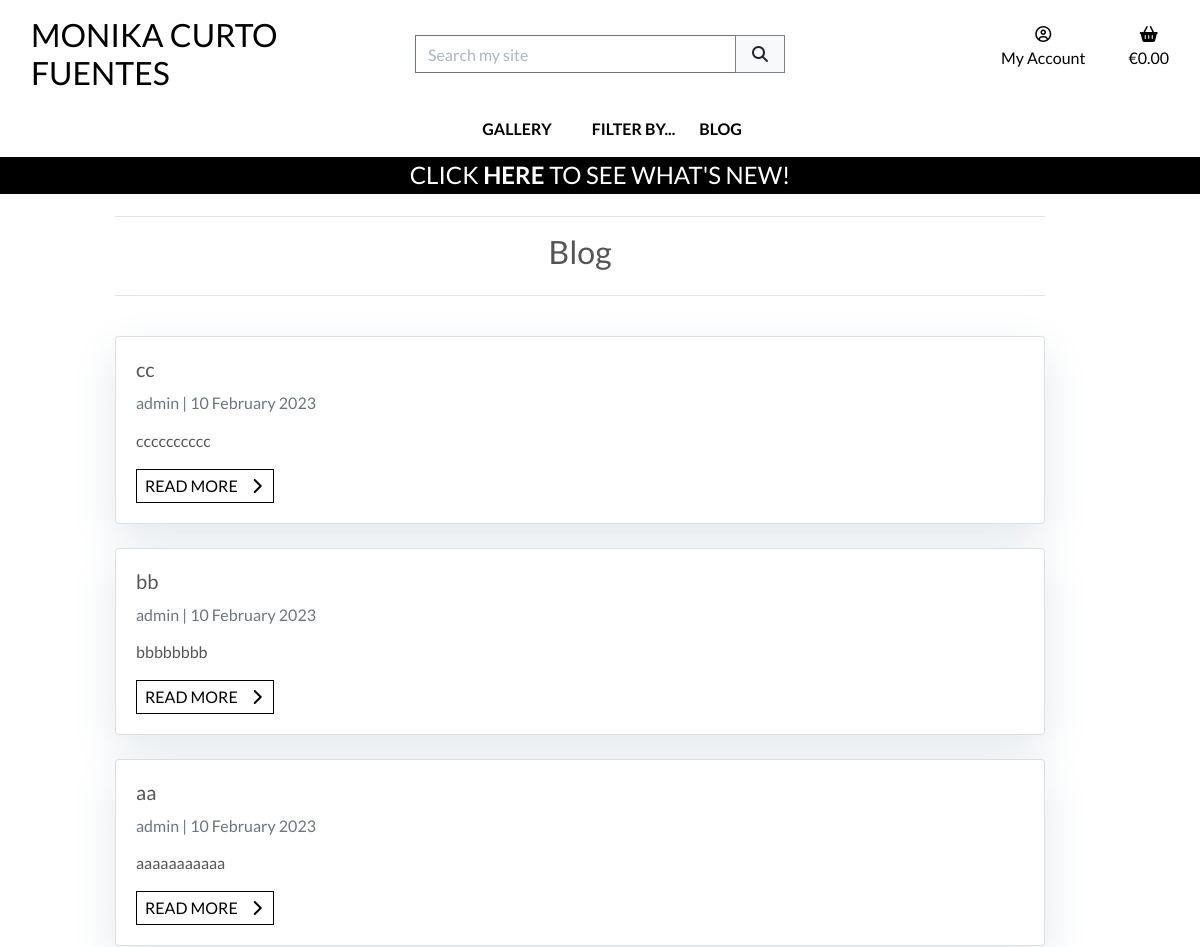
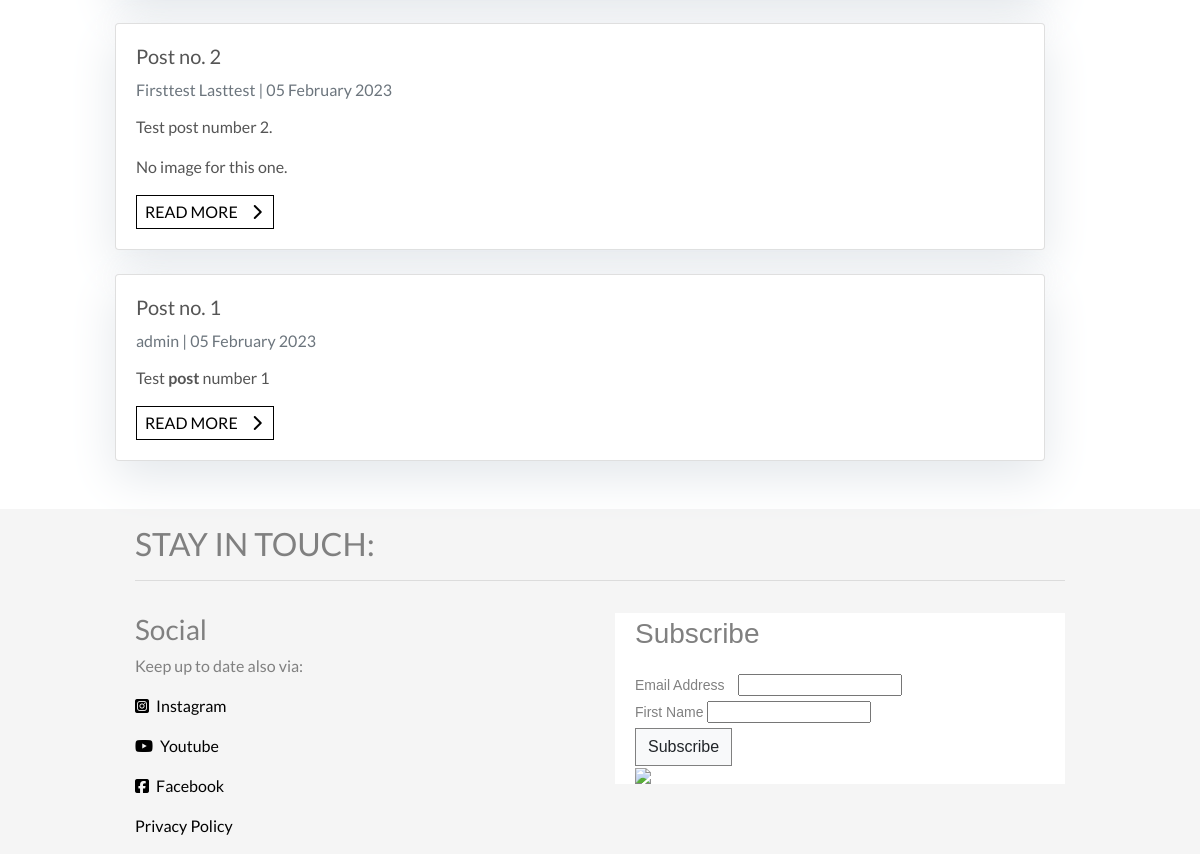
The page /blog/ on the database as committed earlier (2 pictures, top to bottom).
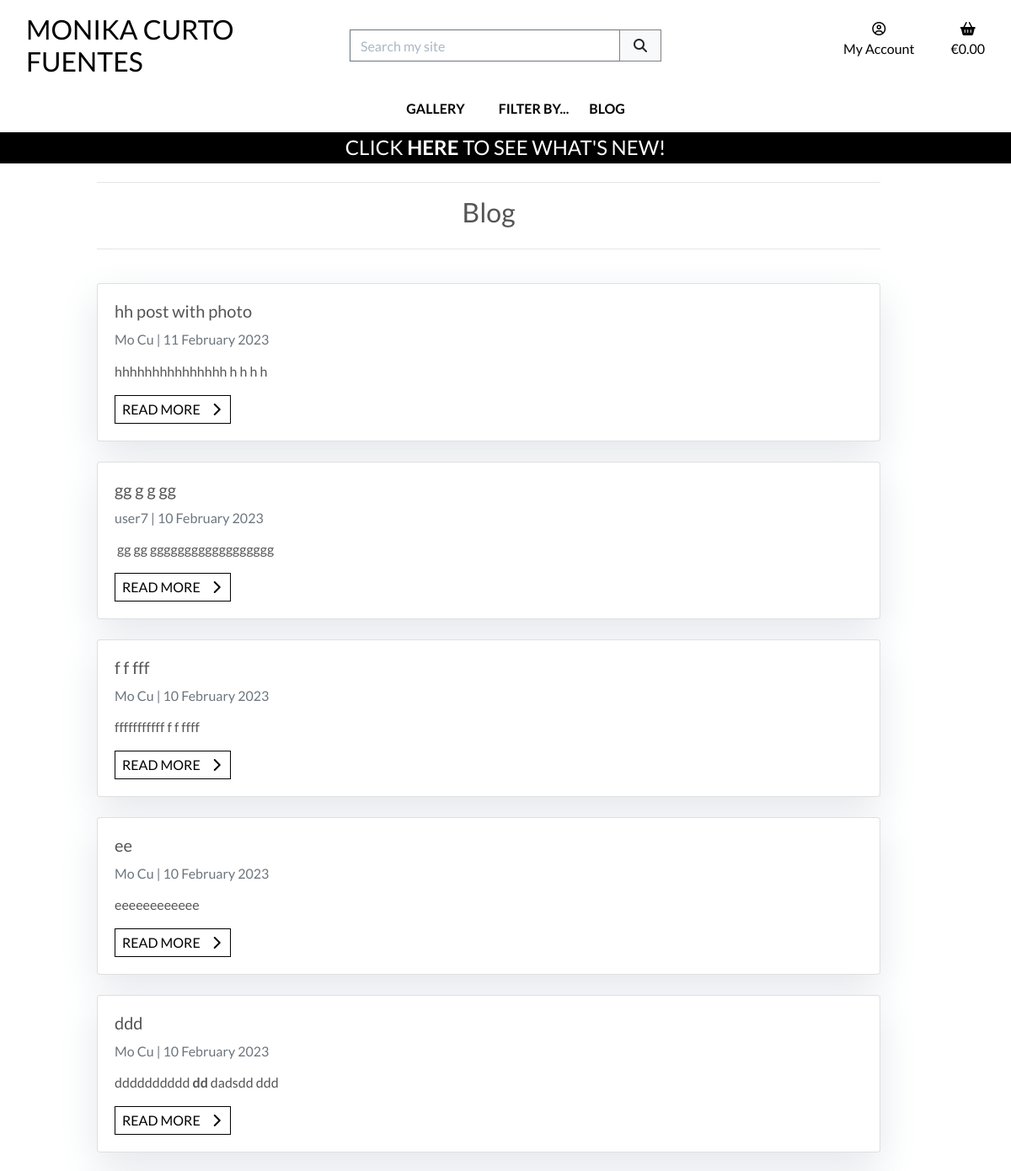
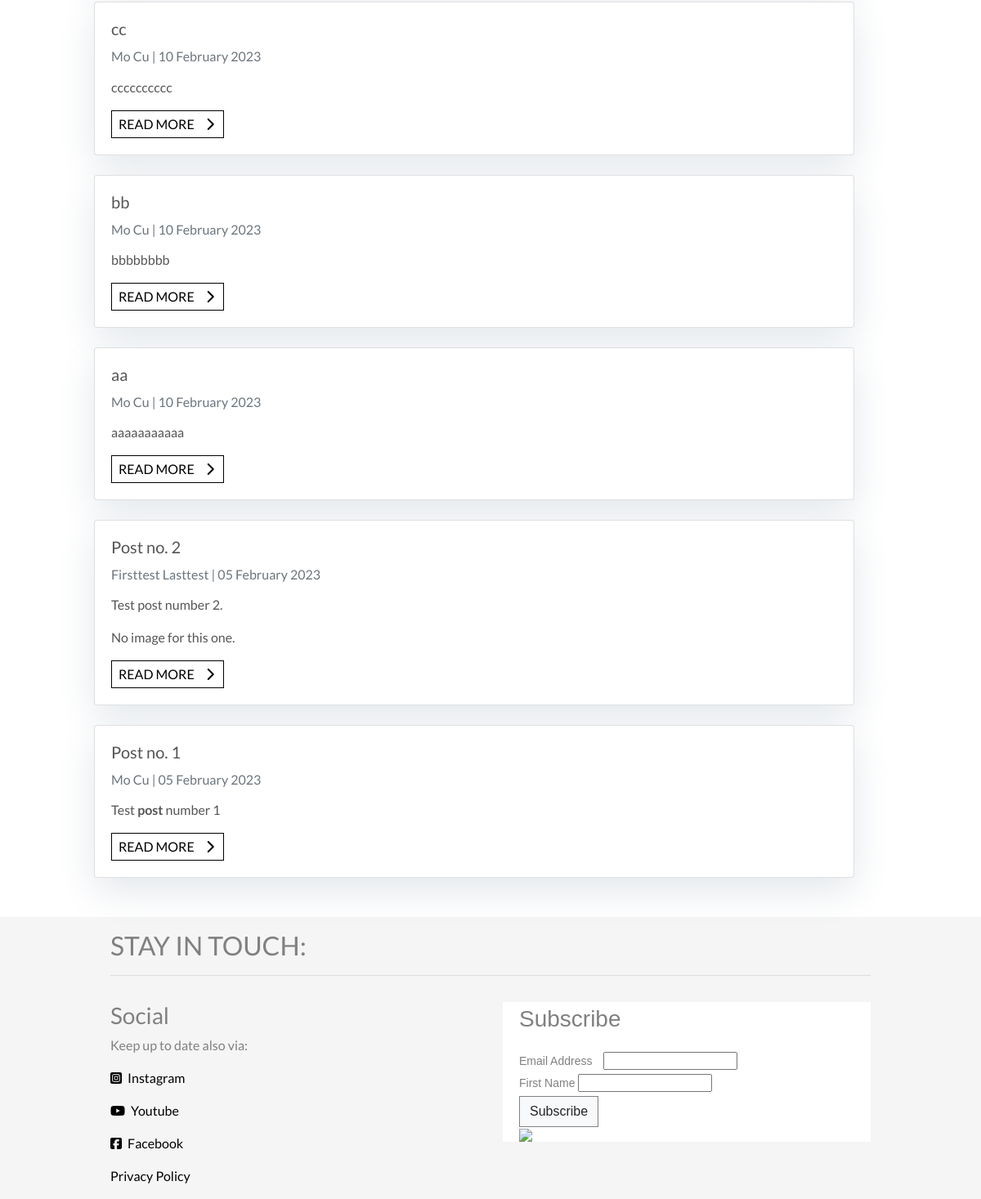
The same page on the database as committed later (2 pictures, top to bottom).
### blog/models.py (models this page shows, shortened)
class Post(models.Model):
    title = models.CharField(
        max_length=150,
        unique=True)
    slug = models.SlugField(
        max_length=150,
        unique=True)
    author = models.ForeignKey(
        User,
        on_delete=models.CASCADE,
        related_name="blog_posts")
    content = models.TextField()
    featured_image = models.ImageField(
        null=True,
        blank=True)
    highlight = models.BooleanField(
        default=False)
    live = models.BooleanField(
        default=True)
    created_on = models.DateTimeField(
        auto_now_add=True)
    updated_on = models.DateTimeField(
        auto_now=True)
    class Meta:
        ordering = ['created_on']

### blog/views.py (the view)
class PostList(generic.ListView):
    model = Post
    posts = Post.objects.all()
    template_name = "blog/blog.html"
    ordering = '-created_on'
    def get_queryset(self):
        queryset = super().get_queryset()
        if self.request.user.is_staff:
            return queryset
        return queryset.filter(live=True)

### bag/contexts.py (called while the page is built, shortened)
def bag_contents(request):
    bag_items = []
    total = 0
    product_count = 0
    bag = request.session.get('bag', {})
    if total < settings.FREE_DELIVERY_THRESHOLD and total > 0:
        min_charge = settings.DELIVERY_MIN_CHARGE
        delivery = max(
            total * Decimal(settings.STANDARD_DELIVERY_PERCENTAGE / 100),
            min_charge)
        free_delivery_delta = settings.FREE_DELIVERY_THRESHOLD - total
    else:
        delivery = 0
        free_delivery_delta = 0
    grand_total = delivery + total
    context = {
        'bag_items': bag_items,
        'total': total,
        'product_count': product_count,
        'delivery': delivery,
        'free_delivery_delta': free_delivery_delta,
        'free_delivery_threshold': settings.FREE_DELIVERY_THRESHOLD,
        'grand_total': grand_total,
    }
    return context

### blog/templates/blog/blog.html (shortened to what this page needs)
{% extends "base.html" %}
{% load static %}
{% block page_header %}
    {% include "includes/page_header.html" with title="Blog" subtitle="" %}
{% endblock %}
{% block content %}
    <div class="container mb-4 col-12 col-md-10 offset-md-1">
        <div class="row">
            <div class="col">
                {% if post_list|length > 0 %}
                    {% for post in post_list %}
                        <div class="card mb-4">
                            <div class="card-body">
                                <h5 class="card-title">{{ post.title }}</h5>
                                <p class="card-text text-muted h6">
                                    {{ post.author.get_full_name|default:post.author.username }} | {{ post.created_on | date:"d F Y"}}
                                </p>
                                <p class="card-text">
                                    {{post.content|stringformat:".200s"|safe }}
                                </p>
                                <a href="{% url 'post_detail' post.slug  %}"
                                    class="btn btn-outline-black rounded-0 px-1 py-1">
                                    <span class="text-uppercase mx-1">Read more</span>
                                    <span class="icon">
                                        <i class="fas fa-chevron-right"></i>
                                    </span>
                                </a>
                            </div>
                        </div>
                    {% endfor %}
                {% endif %}
            </div>
        </div>
    </div>
{% endblock %}

Rows that differ between the two databases and show on the page:
added Post: title "hh post with photo", author.get_full_name "Mo Cu", created_on "11 February 2023", content "hhhhhhhhhhhhhhh h h h h"
added Post: title "gg g g gg", author.get_full_name "user7", created_on "10 February 2023", content "gg gg gggggggggggggggggg"
added Post: title "f f fff", author.get_full_name "Mo Cu", created_on "10 February 2023", content "fffffffffff f f ffff"
added Post: title "ee", author.get_full_name "Mo Cu", created_on "10 February 2023", content "eeeeeeeeeeee"
added Post: title "ddd", author.get_full_name "Mo Cu", created_on "10 February 2023", content "dddddddddd dd dadsdd ddd"
changed through a linked row, Post "cc": author.get_full_name "admin" → "Mo Cu"
changed through a linked row, Post "bb": author.get_full_name "admin" → "Mo Cu"
changed through a linked row, Post "aa": author.get_full_name "admin" → "Mo Cu"
changed through a linked row, Post "Post no. 1": author.get_full_name "admin" → "Mo Cu"
